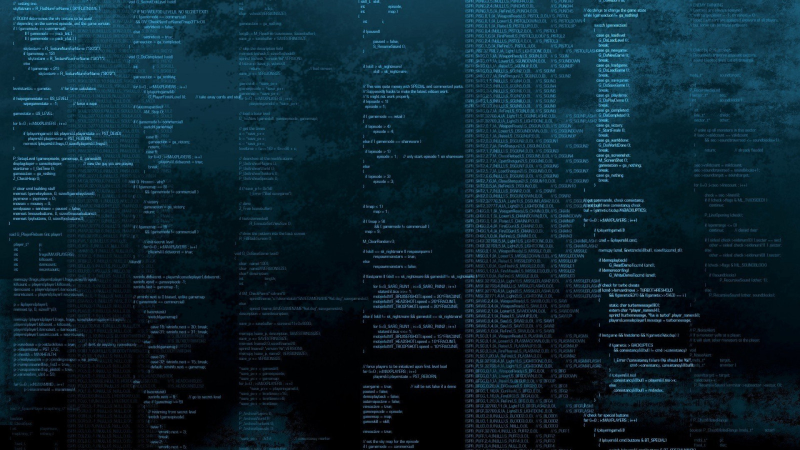
#> input picture TRABAJOFINAL/fondo.jpg, 1600 x 900 px (shown at 1/2 size)
$ python -i MenuPrincipal.py   (imports and definitions only)
#> lines starting #> are read from the running program, lines starting #| are printed output that depends on the picture
#Importar las librerias
import customtkinter as ctk
import tkinter
from PIL import Image, ImageTk
import subprocess


def abrir_archivo(archivo):
    subprocess.Popen(["python", archivo])

# [1 line that did not run here, left out]
# [4 lines not run here, left out]

#Pantalla de las opciones
# [1 line that did not run here, left out]
# [1 line not run here, left out]

# Crear el menú
# [1 line that did not run here, left out]

# Crear el menú "Archivo"
# [1 line that did not run here, left out]
# [10 lines not run here, left out]


def abrir_opciones(opcion_nombre):
    #CREAR UNA CONDICIONAL EN BASE A LA SELECCION
    if opcion_nombre=="Opcion1":
        opcion1()
    elif opcion_nombre=="Opcion2":
        opcion2()
    elif opcion_nombre=="Opcion3":
        opcion3()
#funcion para redirigir al menu
def menuPrincipal():
    for pantallas in pantalla.winfo_children():
        pantallas.destroy()
    cargar_contenidoMenu()


#Cargar contenido del Menu
def cargar_contenidoMenu():
    #Imagen de fondo para la ventana
    fondo=Image.open("fondo.jpg")
#> fondo is the input picture: PIL image 1600x900 RGB; mean R, G, B 11.7, 36.3, 48.5
    fondo=fondo.resize((800,512))
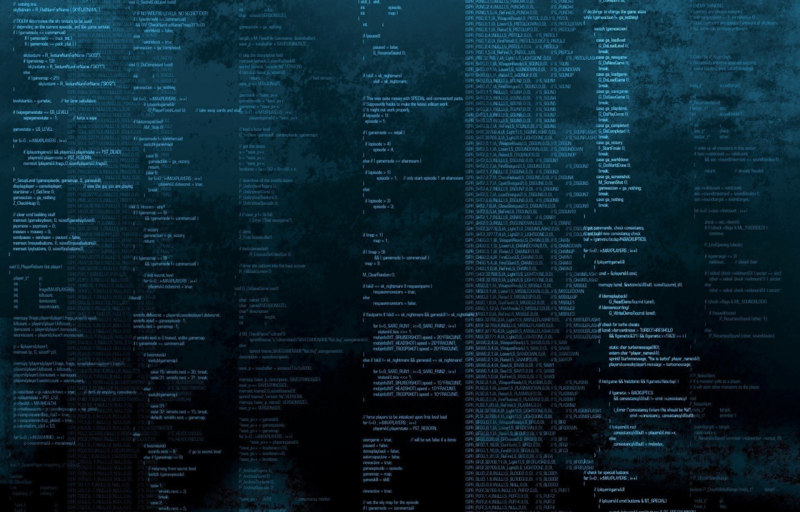
#> fondo: PIL image 800x512 RGB; mean R, G, B 11.7, 36.3, 48.5

#> (the run stopped early here; a loop or call above may not have finished)
